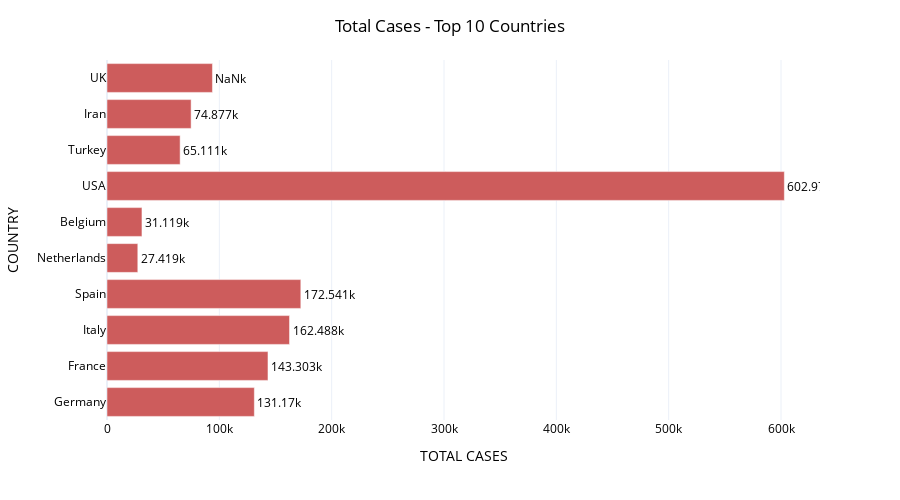

The notebook cell this image was saved under:
### Code cell
fig = px.bar(df6, y='COUNTRY', x='TOTAL CASES', text=df6['TOTAL CASES'],
            hover_data=['DEATHS', 'TOTAL RECOVERED', 'ACTIVE CASES', 'NEW CASES', 'SERIOUS/CRITICAL'], template='plotly_white', 
            orientation='h', height=500)
fig.update_traces(texttemplate='%{text:s}', textposition='outside', marker_color= 'indianred')
fig.update_layout(title = {
    'text': 'Total Cases - Top 10 Countries',
    'y':0.96,
    'x':0.5,
    'xanchor': 'center',
    'yanchor': 'top'
},
    font=dict(
        color="black"
    )
)

fig.update_layout({
        'plot_bgcolor' : 'white'
    })

fig.show()

### Figure 1 — Plotly figure (JSON) as saved in the notebook; plotly's stock layout.template omitted (floating-point values rounded to 4 significant figures)
{"data": [{"alignmentgroup": "True", "customdata": [["3272", 68200, "59698", "1098", "4288"], ["15729", 28805, "98769", "6524", "6730"], ["21067", 37130, "104291", "2972", "3186"], ["18056", 67504, "86981", "2442", "7371"], ["2945", 250, "24224", "868", "1358"], ["4157", 6868, "20094", "530", "1223"], ["25132", 38015, "539830", "16036", "12784"], ["1403", 4799, "58909", "4062", "1809"], ["4683", 48129, "22065", "1574", "3691"], ["12,107", null, "81,422", "+5,252", "1,559"]], "hoverlabel": {"namelength": 0}, "hovertemplate": "TOTAL CASES=%{text}<br>COUNTRY=%{y}<br>DEATHS=%{customdata[0]}<br>TOTAL RECOVERED=%{customdata[1]}<br>ACTIVE CASES=%{customdata[2]}<br>NEW CASES=%{customdata[3]}<br>SERIOUS/CRITICAL=%{customdata[4]}", "legendgroup": "", "marker": {"color": "indianred"}, "name": "", "offsetgroup": "", "orientation": "h", "showlegend": false, "text": ["131170", "143303", "162488", "172541", "27419", "31119", "602977", "65111", "74877", "93,873"], "textposition": "outside", "texttemplate": "%{text:s}", "type": "bar", "x": ["131170", "143303", "162488", "172541", "27419", "31119", "602977", "65111", "74877", "93,873"], "xaxis": "x", "y": ["Germany", "France", "Italy", "Spain", "Netherlands", "Belgium", "USA", "Turkey", "Iran", "UK"], "yaxis": "y"}], "layout": {"barmode": "relative", "font": {"color": "black"}, "height": 500, "legend": {"tracegroupgap": 0}, "margin": {"t": 60}, "plot_bgcolor": "white", "title": {"text": "Total Cases - Top 10 Countries", "x": 0.5, "xanchor": "center", "y": 0.96, "yanchor": "top"}, "xaxis": {"anchor": "y", "domain": [0, 1], "title": {"text": "TOTAL CASES"}}, "yaxis": {"anchor": "x", "domain": [0, 1], "title": {"text": "COUNTRY"}}}}
